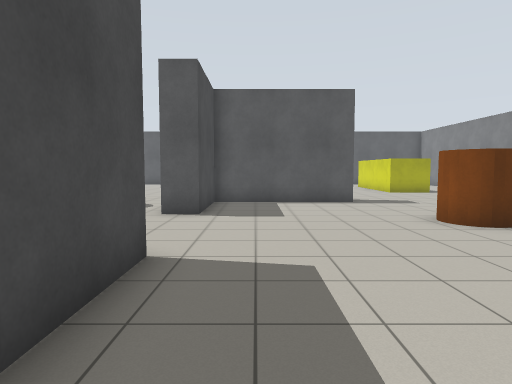
view 1 (above)

20 first-person views from a walk through a world built for the Gazebo simulator. The camera is 1.2 m above the floor, tilts 4° down and sees 75° across. The floor is counted in squares, 1 m on a side. Each view is taken from the middle of a square. On the plan, view 1 faces up. The plan holds only what a view shows up to about 13 squares ahead; the rest is blank. Robots are left out.

view 2
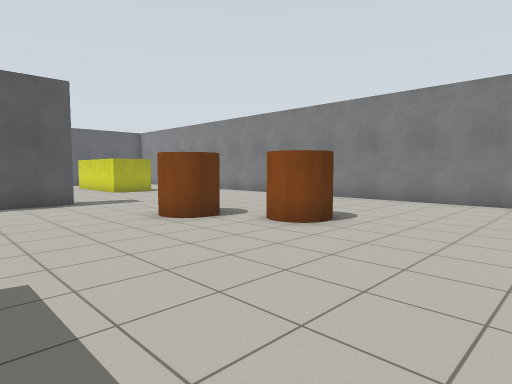

view 3
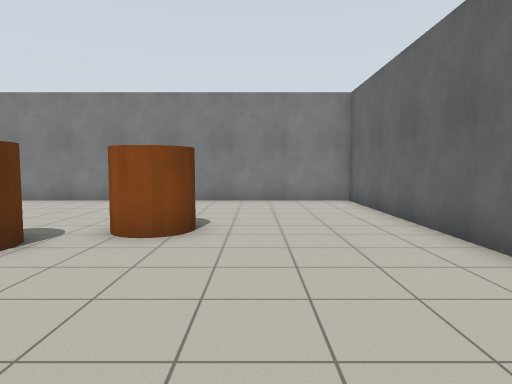

view 4
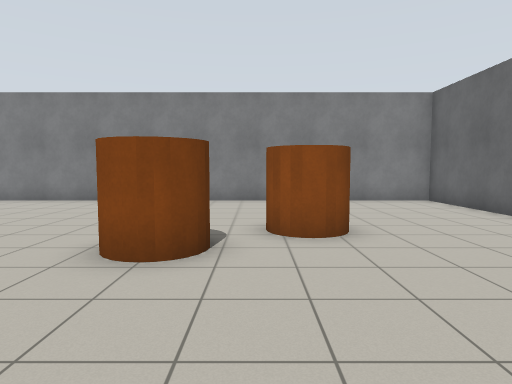

view 5
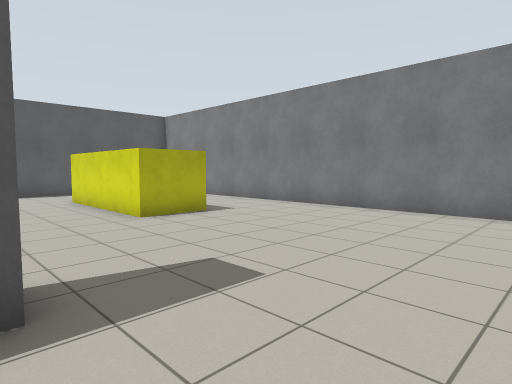

view 6
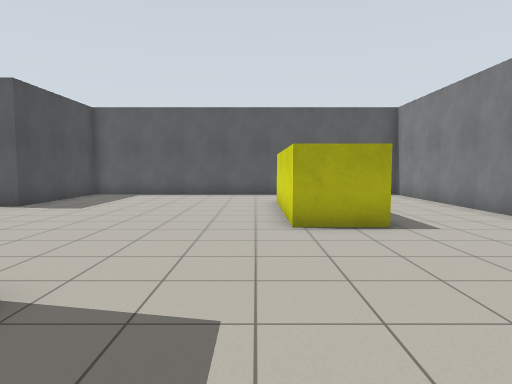

view 7
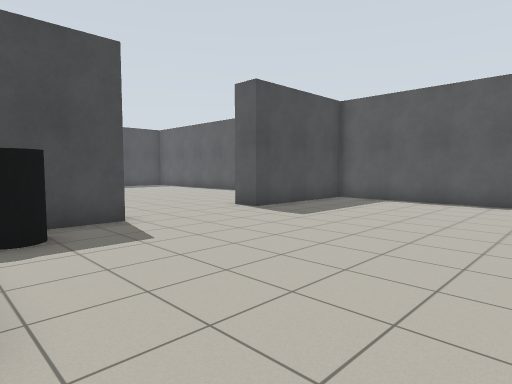

view 8
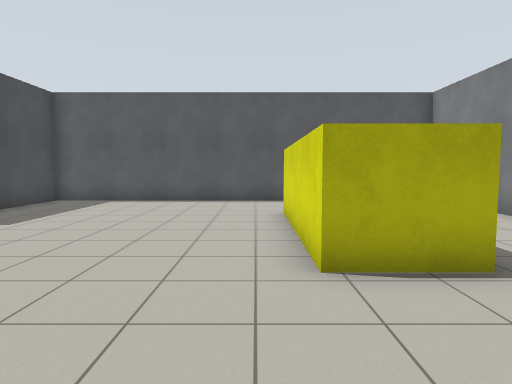

view 9
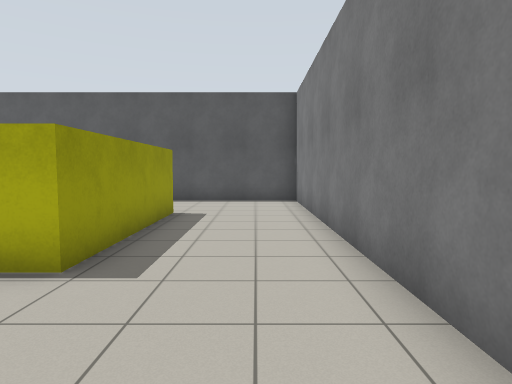

view 10
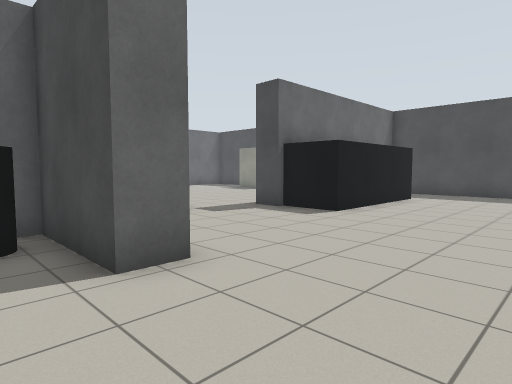

view 11
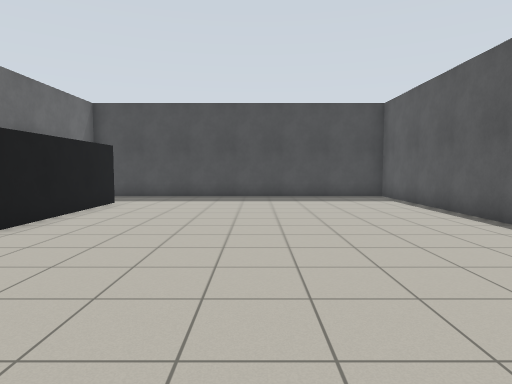

view 12
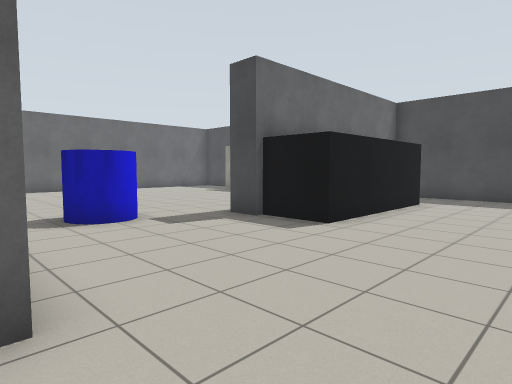

view 13
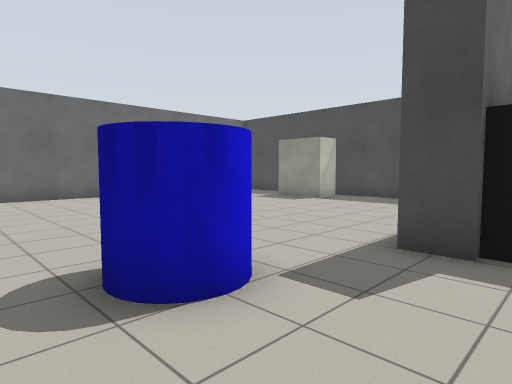

view 14
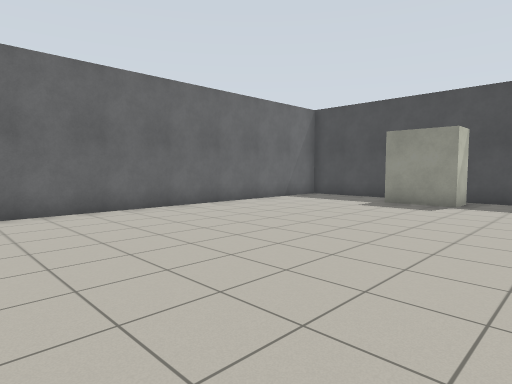

view 15
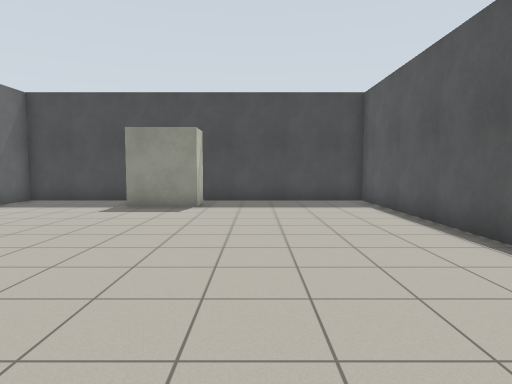

view 16
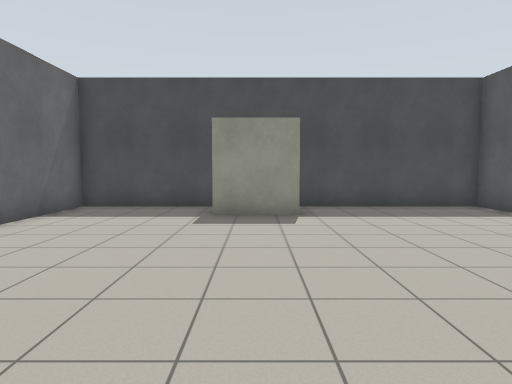

view 17
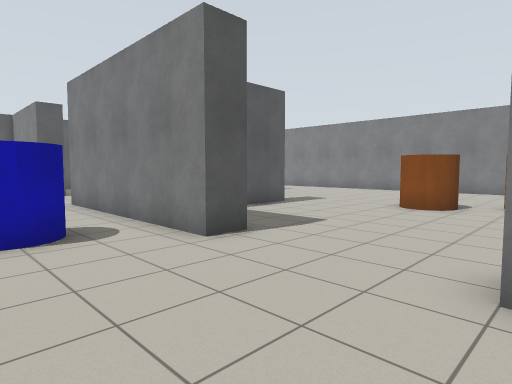

view 18
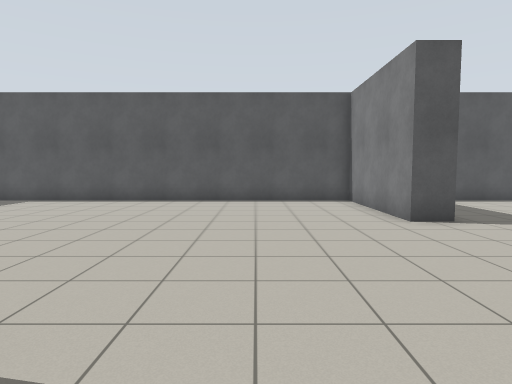

view 19
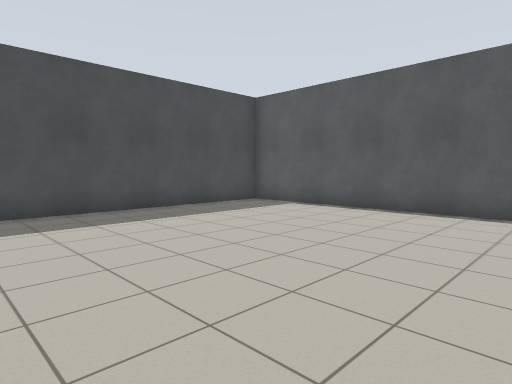

view 20
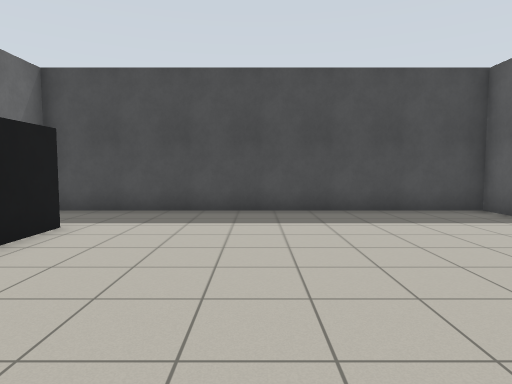

### Floor plan
Key: @ floor where view 1 was taken; # wall or solid block; . floor; C brown cylinder; B yellow box; L black cylinder; A black box; U blue cylinder; W wardrobe.
Columns run from 17 left of view 1 to 13 right of it. Each row starts with its distance up from view 1.
 26 ###############################
 25 #..............#..............#
 24 #..............#..............#
 23 #..............#......... ....#
 22 #..............#........B B...#
 21 #..............#........B B...#
 20 #.......................B B...#
 19 #.......................B B...#
 18 #.......................B B...#
 17 #.......................BBB...#
 16 #..............#..............#
 15 #...AAAAAA.....#..............#
 14 #..      A.....#LL............#
 13 #        #.....##    .........#
 12 ##########.....######.........#
 11 #..........UUU.#..............#
 10 #...........U..#..............#
  9 #..............#..............#
  8 #.....................C.......#
  7 #....................CCC......#
  6 #WW.....................C.....#
  5 # W....................CC.....#
  4 # W............#........C.....#
  3 #............. #..............#
  2 #............. #..............#
  1 #.............    ............#
  0 #.............   @ ...........#
 -1 ##############        #########

Where each view was taken, in squares from view 1:
view 1: 0 up, 0 right, facing up
view 2: 0 up, 0 right, facing up-right
view 3: 3 up, 0 right, facing right
view 4: 6 up, 0 right, facing right
view 5: 9 up, 3 right, facing up-right
view 6: 10 up, 6 right, facing up
view 7: 13 up, 6 right, facing up-left
view 8: 13 up, 6 right, facing up
view 9: 13 up, 11 right, facing up
view 10: 20 up, 0 right, facing down-left
view 11: 20 up, 2 left, facing left
view 12: 19 up, 2 left, facing down-left
view 13: 14 up, 3 left, facing down-left
view 14: 9 up, 3 left, facing down-left
view 15: 8 up, 4 left, facing left
view 16: 5 up, 6 left, facing left
view 17: 4 up, 6 left, facing up-right
view 18: 13 up, 6 left, facing up
view 19: 16 up, 7 left, facing up-left
view 20: 19 up, 7 left, facing left
